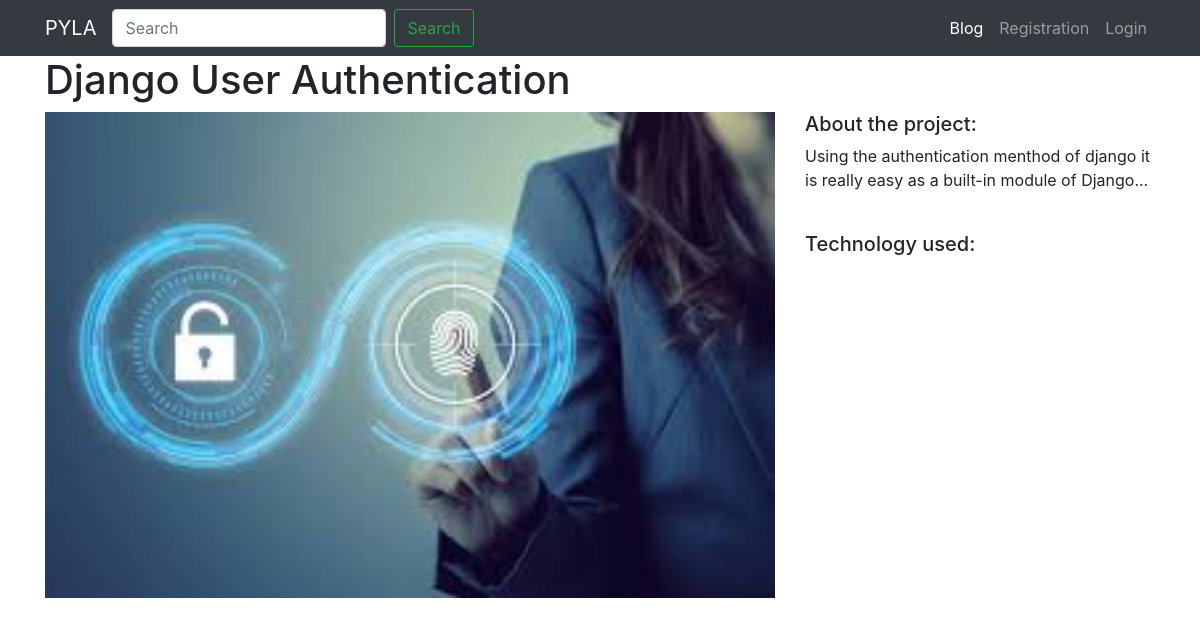
Screenshot of /3/ with the database file from the repository.
### projects/models.py (models this page shows)
class Project(models.Model):
    title       = models.CharField(max_length=100)
    description = models.TextField()
    techology   = models.CharField(max_length=100)
    image       = models.FilePathField('/img')

### projects/views.py (the view)
# urls.py: path('<int:pk>/', project_detail, name='project_detail'),
def project_detail(request, pk):
    project     = get_object_or_404(Project, pk=pk)
    context     = {'project':project}
    return render(request, 'projects/project_detail.html', context)

### templates/projects/project_detail.html (shortened to what this page needs)
{% extends "base.html" %}
{% load static %}
{% block content %}
<div class="container">
<h1>{{ project.title }}</h1>
<div class="row">
    <div class="col-md-8">
        <img src="{% static project.image %}" alt="" width="100%">
    </div>
    <div class="col-md-4">
        <h5>About the project:</h5>
        <p>{{ project.description }}</p>
        <br>
        <h5>Technology used:</h5>
    </div>
</div>
</div>
{% endblock %}

### rows the page displays
Project: title "Django User Authentication", image (picture), description "Using the authentication menthod of django it is really easy as a built-in module of Django..."
